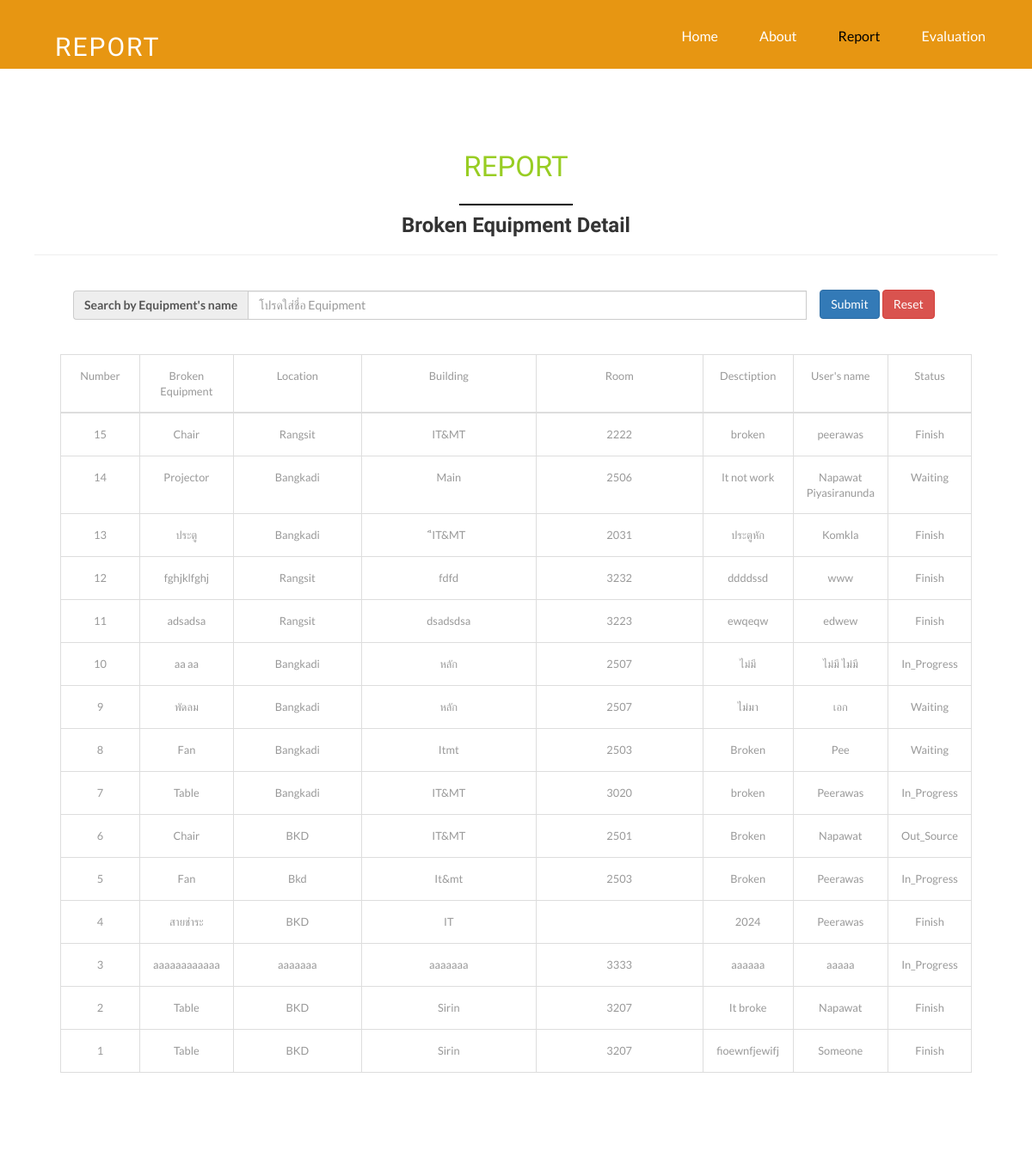
The app's page /report.php with its own data.
### tables this page shows
CREATE TABLE `broken_equipment` (
  `equipment_ID` int(11) NOT NULL AUTO_INCREMENT,
  `equipment_name` varchar(255) DEFAULT NULL,
  `equipment_campus` varchar(255) DEFAULT NULL,
  `equipment_building` varchar(255) DEFAULT NULL,
  `equipment_room` varchar(255) DEFAULT NULL,
  `equipment_decription` varchar(255) DEFAULT NULL,
  `equipment_username` varchar(255) DEFAULT NULL,
  `equipment_email` varchar(255) DEFAULT NULL,
  `equipment_latitute` int(11) DEFAULT NULL,
  `equipment_longtitute` int(11) DEFAULT NULL,
  `equipment_photo` varchar(255) DEFAULT NULL,
  `equipment_assign` int(11) NOT NULL DEFAULT '0',
  `equipment_status` varchar(255) NOT NULL DEFAULT 'Waiting',
  `equipment_date_s` date NOT NULL,
  `equipment_date_f` date DEFAULT NULL,
  PRIMARY KEY (`equipment_ID`)
);

### report.php (the view, shortened to what this page needs)
<!DOCTYPE html>
<?php
require_once('connect.php');
?>
<html>
<head>
<link href="css/bootstrap.css" rel="stylesheet" type="text/css" media="all" />
<link rel="stylesheet" href="css/swipebox.css">
<link href="css/style.css" rel="stylesheet" type="text/css" media="all" />
</head>
<body>
<div class="header w3ls">
	<div class="container">
		<nav class="navbar navbar-default">
							<div class="navbar-header logo">
								<h1>
									<a class="navbar-brand link link--yaku" href="broken_index.php">REPORT</a>
								</h1>
							</div>
							<div class="collapse navbar-collapse nav-wil" id="bs-example-navbar-collapse-1">
								<nav class="cl-effect-1">
									<ul class="nav navbar-nav ">
										<li><a class="hvr-overline-from-center " href="broken_index.php">Home</a></li>
										<li><a class="hvr-overline-from-center" href="about.php">About</a></li>
										<li><a class="hvr-overline-from-center active" href="report.php">Report</a></li>
										<li><a class="hvr-overline-from-center" href="https://docs.google.com/forms/d/e/1FAIpQLSfanBN45UAYZoH4NggrJdWNTMInKArpibHlMo1B5xzxYPuUIg/viewform?c=0&w=1">Evaluation</a></li>
									</ul>
								</nav>
							</div>
		</nav>
	</div>
</div>
<div class="contact wthree all_pad">
	<div class="container">
		<h2 class="title">REPORT<span></span></h2>
			<div class="box" style="padding-left:10px;padding-right:10px;padding-bottom:30px">
        <div class="box-header">
          <h3 class="box-title" style="margin-top:10px"><b><center>Broken Equipment Detail</center></b></h3>
          <hr>
        </div>
		<div class="box" style="paddin-top:30px;padding-bottom:30px;padding-left:30px;padding-right:30px;padding-bottom:20px">
          <div class="col-sm-3"></div>
          <div class="col-sm-10" style="margin-top:20px">
            <div class="input-group date">
              <div class="input-group-addon">
                <label>Search by Equipment's name</label>
              </div>
								<form action="report.php" method="post" id="search_equipment">
                  <input type="text" name="equipment_search" class="form-control pull-right" placeholder="โปรดใส่ชื่อ Equipment">
								</form>
              </div>
          </div>
          <button style="margin-top:20px" type="submit" class="btn btn-primary" form="search_equipment">Submit</button>
          <button style="margin-top:20px" type="submit" class="btn btn-danger" form="reset_search">Reset</button>
          <table id="example2" class="table table-bordered table-hover" style="width:100%;margin-top:20px" align="center">
            <thead>
        <table id="example2" class="table table-bordered table-hover" style="width:100%;margin-top:20px" align="center" >
          <thead>
            <tr>
              <td style="text-align:center;width:10%" >Number</td>
              <td style="text-align:center">Broken Equipment</td>
              <td style="text-align:center">Location</td>
							<td style="text-align:center">Building</td>
              <td style="text-align:center">Room</td>
              <td style="text-align:center">Desctiption</td>
			  <td style="text-align:center">User's name</td>
              <td style="text-align:center">Status</td>
              </tr>
          </thead>
          <?php
              if(isset($_POST['equipment_search'])){
                $q = 'SELECT * FROM broken_equipment WHERE equipment_name LIKE "%'.$_POST['equipment_search'].'%";';
              }else{
                $q = 'SELECT * FROM broken_equipment ORDER BY equipment_ID DESC ';
              }
              $res = $db -> query($q);
              while($row = $res -> fetch_array()){
            ?>
          <body>
            <tr>
              <td style="text-align:center"><?php echo $row['equipment_ID']; ?></td>
              <td height="50px" width="200px" style="text-align:center;"><?php echo $row['equipment_name']; ?></td>
              <td width="20%" style="text-align:center"><?php echo $row['equipment_campus']; ?></td>
							<td width="30%" style="text-align:center"><?php echo $row['equipment_building']; ?></td>
			  <td width="30%" style="text-align:center"><?php echo $row['equipment_room']; ?></td>
              <td width="30%" style="text-align:center"><?php echo $row['equipment_decription']; ?></td>
			  <td width="30%" style="text-align:center"><?php echo $row['equipment_username']; ?></td>
              <td width="20%" style="text-align:center"><?php echo $row['equipment_status']; ?></td>
            </tr>
            <?php
            }
            ?>
          </body>
          </table>
        </div>
</body>
</html>

### css/style.css (style rules this page uses)
html, body { margin:0; font-size: 100%; font-family: 'Lato', sans-serif; background: #fff; }
body a { text-decoration:none; transition:0.5s all; -webkit-transition:0.5s all; -moz-transition:0.5s all; -o-transition:0.5s all; -ms-transition:0.5s all; }
h1,h2,h3,h4,h5,h6 { margin:0; font-family: 'Viga', sans-serif; }
ul { margin:0; padding:0; }
label { margin:0; }
.header { background: #e79612; padding: 8px 0; }
.navbar-default { background: none; border: none; }
.navbar-collapse { padding:0; }
.navbar-nav { float: right; margin-top: 12px; }
.navbar-nav > li > a { padding: 12px 12px 0; }
.navbar-brand { padding:0; line-height: normal; height: inherit; }
.navbar { min-height: inherit; margin-bottom: 0; }
a.navbar-brand { font-size: 30px; color: #fff !important; letter-spacing: 2px; background: url(../images/gear-tools.png) no-repeat 0px 0px; padding: 29px 0px 0px 34px; }
.navbar-default .navbar-nav > li > a { font-size: 16px; color: #fff; margin: 0px; }
.navbar-default .navbar-nav > li > a.active { color: #000; }
.navbar-nav > li { margin: 0 12px; }
.hvr-overline-from-center { display: inline-block; vertical-align: middle; -webkit-transform: translateZ(0); transform: translateZ(0); box-shadow: 0 0 1px rgba(0, 0, 0, 0); -webkit-backface-visibility: hidden; backface-visibility: hidden; -moz-osx-font-smoothing: grayscale; position: relative; overflow: hidden; }
.hvr-overline-from-center:before { content: ""; position: absolute; z-index: -1; left: 50%; right: 50%; top: 0; background: #fff; height: 4px; -webkit-transition-property: left, right; transition-property: left, right; -webkit-transition-duration: 0.3s; transition-duration: 0.3s; -webkit-transition-timing-function: ease-out; transition-timing-function: ease-out; }
.all_pad { padding:6em 0; }
h3.title,h2.title { text-align:center; font-size:33px; color:#98cd23; text-transform:capitalize; }
h3.title span,h2.title span { display: block; width: 132px; height: 2px; background: #000; margin: 25px auto 0; }
.table td, .table>tbody>tr>td, .table>tbody>tr>th, .table>tfoot>tr>td, .table>tfoot>tr>th, .table>thead>tr>td, .table>thead>tr>th { padding: 15px!important; }
.table > thead > tr > th, .table > tbody > tr > th, .table > tfoot > tr > th, .table > thead > tr > td, .table > tbody > tr > td, .table > tfoot > tr > td { font-size: 0.8em; color: #999; }
.table > thead > tr > th, .table > tbody > tr > th, .table > tfoot > tr > th, .table > thead > tr > td, .table > tbody > tr > td, .table > tfoot > tr > td { border-top: none !important; }
.input-group { margin-bottom: 20px; }

### records on screen
broken_equipment: equipment_ID "15", equipment_name "Chair", equipment_campus "Rangsit", equipment_building "IT&MT", equipment_room "2222", equipment_decription "broken", equipment_username "peerawas", equipment_status "Finish"
broken_equipment: equipment_ID "14", equipment_name "Projector", equipment_campus "Bangkadi", equipment_building "Main", equipment_room "2506", equipment_decription "It not work", equipment_username "Napawat Piyasiranunda", equipment_status "Waiting"
broken_equipment: equipment_ID "13", equipment_name "ประตู", equipment_campus "Bangkadi", equipment_building "ีีIT&MT", equipment_room "2031", equipment_decription "ประตูหัก", equipment_username "Komkla", equipment_status "Finish"
broken_equipment: equipment_ID "12", equipment_name "fghjklfghj", equipment_campus "Rangsit", equipment_building "fdfd", equipment_room "3232", equipment_decription "ddddssd", equipment_username "www", equipment_status "Finish"
broken_equipment: equipment_ID "11", equipment_name "adsadsa", equipment_campus "Rangsit", equipment_building "dsadsdsa", equipment_room "3223", equipment_decription "ewqeqw", equipment_username "edwew", equipment_status "Finish"
broken_equipment: equipment_ID "10", equipment_name "aa aa", equipment_campus "Bangkadi", equipment_building "หลัก", equipment_room "2507", equipment_decription "ไม่มี", equipment_username "ไม่มี ไม่มี", equipment_status "In_Progress"
broken_equipment: equipment_ID "9", equipment_name "พัดลม", equipment_campus "Bangkadi", equipment_building "หลัก", equipment_room "2507", equipment_decription "ไม่มา", equipment_username "เอก", equipment_status "Waiting"
broken_equipment: equipment_ID "8", equipment_name "Fan", equipment_campus "Bangkadi", equipment_building "Itmt", equipment_room "2503", equipment_decription "Broken", equipment_username "Pee", equipment_status "Waiting"
broken_equipment: equipment_ID "7", equipment_name "Table", equipment_campus "Bangkadi", equipment_building "IT&MT", equipment_room "3020", equipment_decription "broken", equipment_username "Peerawas", equipment_status "In_Progress"
broken_equipment: equipment_ID "6", equipment_name "Chair", equipment_campus "BKD", equipment_building "IT&MT", equipment_room "2501", equipment_decription "Broken", equipment_username "Napawat", equipment_status "Out_Source"
broken_equipment: equipment_ID "5", equipment_name "Fan", equipment_campus "Bkd", equipment_building "It&mt", equipment_room "2503", equipment_decription "Broken", equipment_username "Peerawas", equipment_status "In_Progress"
broken_equipment: equipment_ID "4", equipment_name "สายชำระ", equipment_campus "BKD", equipment_building "IT", equipment_decription "2024", equipment_username "Peerawas", equipment_status "Finish"
broken_equipment: equipment_ID "3", equipment_name "aaaaaaaaaaaa", equipment_campus "aaaaaaa", equipment_building "aaaaaaa", equipment_room "3333", equipment_decription "aaaaaa", equipment_username "aaaaa", equipment_status "In_Progress"
broken_equipment: equipment_ID "2", equipment_name "Table", equipment_campus "BKD", equipment_building "Sirin", equipment_room "3207", equipment_decription "It broke", equipment_username "Napawat", equipment_status "Finish"
broken_equipment: equipment_ID "1", equipment_name "Table", equipment_campus "BKD", equipment_building "Sirin", equipment_room "3207", equipment_decription "fioewnfjewifj", equipment_username "Someone", equipment_status "Finish"
